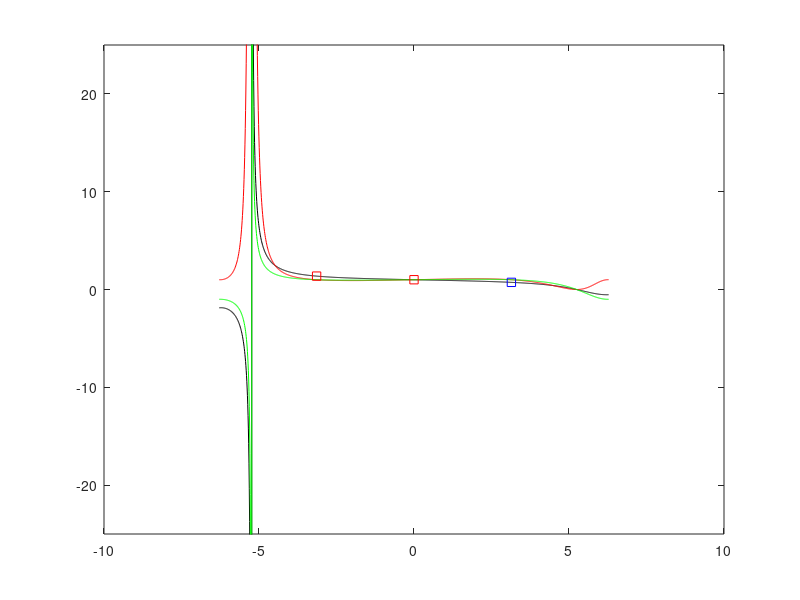
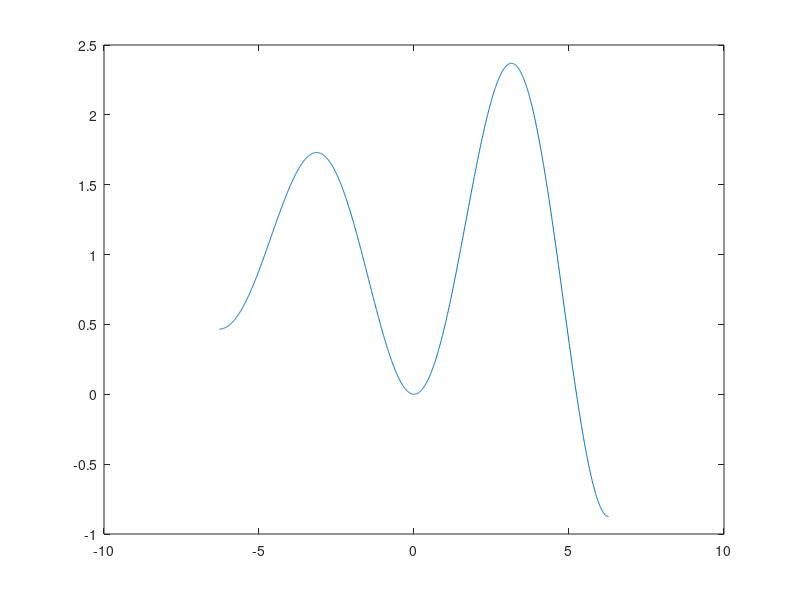
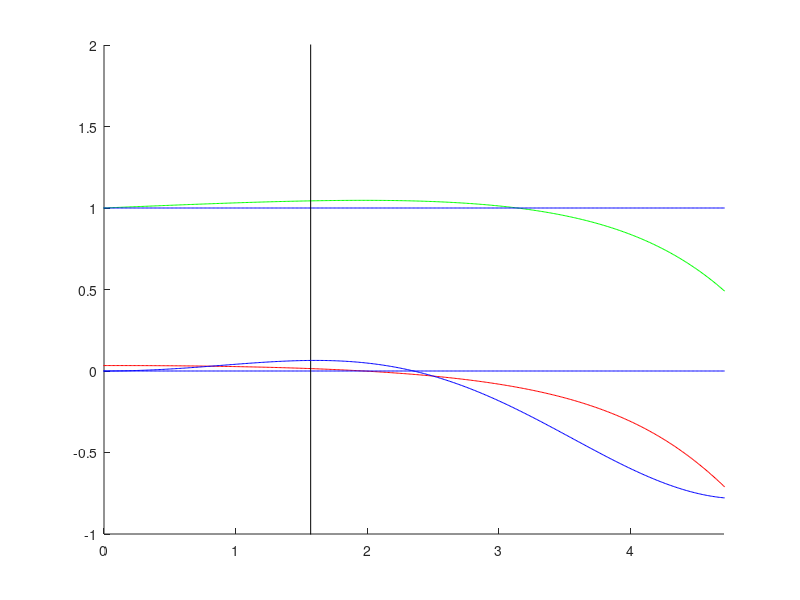

Recreate these plots in MATLAB, in order.
clc
clear
close all
mu= 0.1;
x_0=-1;
y_0=0.1;
x=@(tau)  exp(-mu.*tau).*(x_0*cos(tau)+(y_0*sqrt(1+mu^2)+mu*x_0).*sin(tau));
y=@(tau)  exp(-mu*tau).*(y_0*cos(tau)-(x_0*sqrt(1+mu^2)+mu*y_0).*sin(tau));
F=@(tau) 1-exp(mu*tau).*(cos(tau)-mu*sin(tau));
%> define the auxilary function
phi=    @(tau,mu) 1-exp(mu*tau).*(cos(tau)-mu*sin(tau));
%> 
r  = @(tau, mu)  phi(tau, mu)./phi(tau, -mu).*exp(-2*mu*tau);
mp = @(tau, mu)  phi(tau, mu).^2./phi(tau, -mu).^2.*exp(-2*mu*tau);
sqrt_mp = @(tau,mu)  phi(tau, mu)./phi(tau, -mu).*exp(-mu*tau);
t_range = -2*pi:0.01:2*pi;
figure
plot(t_range, r(t_range,mu), 'k-')
hold on 
plot(t_range, mp(t_range,mu), 'r-')
plot(t_range, sqrt_mp(t_range,mu), 'g-')
plot(pi, r(pi,mu), 'bs')
plot(-pi, r(-pi,mu), 'rs')
plot(0, 1, 'rs')
ylim([-25 25])
figure
plot(t_range,F(t_range))


dd_sqrt_mp = @(T,mu) (-cos(T).^2 + 4.*sin(T).*mu.*(mu.^2 + 1).*cos(T) - mu.^4.*sin(T).^2 - 2.*mu.^2 + 2).*exp(2.*T.*mu) + (mu.*sin(T) - cos(T)).*exp(3.*T.*mu) + (mu.^2.*cos(T).^3 + cos(T).^2.*sin(T).*mu.^3 + (-mu.^4.*sin(T).^2 + 3.*mu.^2 + 1).*cos(T) - sin(T).*mu.*(mu.^4.*sin(T).^2 + 5.*mu.^2 + 7)).*exp(T.*mu) + (-mu.^2 + 1).*cos(T).^2 + 2.*mu.*cos(T).*sin(T) - mu^2 - 2;
d_half_mp  = @(T,mu) (cos(T).*mu + sin(T)).*exp(2.*T.*mu) + (-mu.^3.*sin(T).^2 + mu.*cos(T).^2 - 3.*mu).*exp(T.*mu) + cos(T).*mu - sin(T);
dd_half_mp = @(T,mu) (2.*mu.^2.*cos(T) + mu.*sin(T) + cos(T)).*exp(2.*T.*mu) - mu.*(-mu.*cos(T).^2 + (2.*mu.^2 + 2).*sin(T).*cos(T) + mu.^3.*sin(T).^2 + 3.*mu).*exp(T.*mu) - mu.*sin(T) - cos(T);
figure
hold on 
plot(t_range, sqrt_mp(t_range,mu), 'g-')
plot(t_range, ones(size(t_range)),'b-')
plot(t_range, d_half_mp(t_range,mu)./phi(-t_range,mu).^2./exp(t_range.*mu).^2, 'r-')
% plot(t_range, dd_half_mp(t_range,mu),'r-')
% plot(t_range, -dd_sqrt_mp(t_range,mu))
% plot(t_range, -dd_sqrt_mp(t_range,mu)./phi(-t_range,mu).^3./exp(t_range.*mu).^3)
plot(t_range, 0*t_range,'b-')
plot([0.5*pi 0.5*pi],[-15 15], 'k-')
plot(-[0.5*pi 0.5*pi],[-15 15], 'k-')
ylim([-1 2])
xlim([0 1.5*pi])

%% 
% test = @(T,mu) (-cos(T).*mu - sin(T)).*exp(2.*T.*mu) + ((mu.^2 + 2).*sin(T).^2 + cos(T).^2 + 1).*mu.*exp(T.*mu) - cos(T).*mu + sin(T);
% figure
% plot(t_range, test(t_range,mu))
test = @(T,mu) (sin(T).*mu.^2 - mu + sin(T)).*exp(T.*mu) + cos(T).*mu - sin(T);
plot(t_range, test(t_range,mu),'b-')